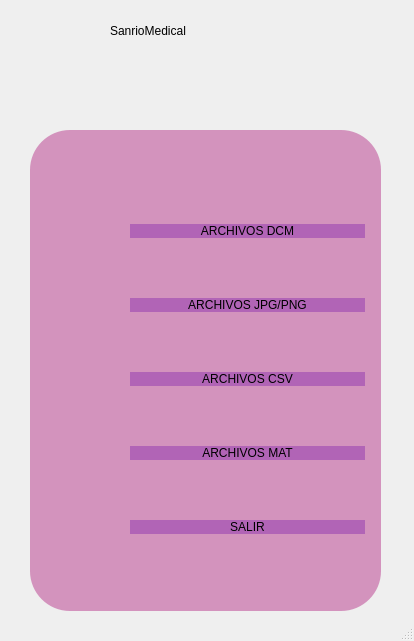
<?xml version="1.0" encoding="UTF-8"?>
<ui version="4.0">
 <class>MainWindow</class>
 <widget class="QMainWindow" name="MainWindow">
  <property name="geometry">
   <rect>
    <x>0</x>
    <y>0</y>
    <width>414</width>
    <height>641</height>
   </rect>
  </property>
  <property name="windowTitle">
   <string>MainWindow</string>
  </property>
  <widget class="QWidget" name="centralwidget">
   <widget class="QWidget" name="widget" native="true">
    <property name="geometry">
     <rect>
      <x>10</x>
      <y>0</y>
      <width>391</width>
      <height>611</height>
     </rect>
    </property>
    <property name="styleSheet">
     <string notr="true">QPushButton#pushButton{
background-color: rgba(0,0,0,100);

border-radius: 15px;

}

QPushButton#pushButton:hover{
background-color: rgba(0,0,0,120);
border-radius: 15px;

}

QPushButton#pushButton:pressed{
background-color: rgba(0,0,0,140);
border-radius: 15px;

}</string>
    </property>
    <widget class="QLabel" name="label">
     <property name="geometry">
      <rect>
       <x>20</x>
       <y>130</y>
       <width>351</width>
       <height>481</height>
      </rect>
     </property>
     <property name="styleSheet">
      <string notr="true">background-color: rgba(210, 145, 188,250);
border-bottom-left-radius: 40px;
border-bottom-right-radius: 40px;
border-top-left-radius: 40px;
border-top-right-radius: 40px;</string>
     </property>
     <property name="text">
      <string/>
     </property>
    </widget>
    <widget class="QLabel" name="label_4">
     <property name="geometry">
      <rect>
       <x>130</x>
       <y>60</y>
       <width>141</width>
       <height>131</height>
      </rect>
     </property>
     <property name="styleSheet">
      <string notr="true">border-image: url(:/icoon/icon/logomed.png);</string>
     </property>
     <property name="text">
      <string/>
     </property>
    </widget>
    <widget class="QWidget" name="verticalLayoutWidget_4">
     <property name="geometry">
      <rect>
       <x>120</x>
       <y>170</y>
       <width>235</width>
       <height>421</height>
      </rect>
     </property>
     <layout class="QVBoxLayout" name="verticalLayout_7">
      <item>
       <widget class="QPushButton" name="DCM">
        <property name="cursor">
         <cursorShape>PointingHandCursor</cursorShape>
        </property>
        <property name="styleSheet">
         <string notr="true">QPushButton#DCM{
background-color: rgb(177, 100, 182);
font: 14pt &quot;Comic Sans MS&quot;;
border-radius: 15px;
}
QPushButton#DCM:hover{
background-color: rgba(177, 100, 182,120);
font: 14pt &quot;Comic Sans MS&quot;;
border-radius: 15px;
}
QPushButton#DCM:pressed{
background-color: rgba(177, 100, 182,140);
font: 14pt &quot;Comic Sans MS&quot;;
border-radius: 15px;
}</string>
        </property>
        <property name="text">
         <string>ARCHIVOS DCM</string>
        </property>
       </widget>
      </item>
      <item>
       <widget class="QPushButton" name="JPG">
        <property name="cursor">
         <cursorShape>PointingHandCursor</cursorShape>
        </property>
        <property name="styleSheet">
         <string notr="true">QPushButton#JPG{
background-color: rgb(177, 100, 182);
font: 14pt &quot;Comic Sans MS&quot;;
border-radius: 15px;
}
QPushButton#JPG:hover{
background-color: rgba(177, 100, 182,120);
font: 14pt &quot;Comic Sans MS&quot;;
border-radius: 15px;
}
QPushButton#JPG:pressed{
background-color: rgba(177, 100, 182,140);
font: 14pt &quot;Comic Sans MS&quot;;
border-radius: 15px;
}</string>
        </property>
        <property name="text">
         <string>ARCHIVOS JPG/PNG</string>
        </property>
       </widget>
      </item>
      <item>
       <widget class="QPushButton" name="CSV">
        <property name="cursor">
         <cursorShape>PointingHandCursor</cursorShape>
        </property>
        <property name="styleSheet">
         <string notr="true">QPushButton#CSV{
background-color: rgb(177, 100, 182);
font: 14pt &quot;Comic Sans MS&quot;;
border-radius: 15px;
}
QPushButton#CSV:hover{
background-color: rgba(177, 100, 182,120);
font: 14pt &quot;Comic Sans MS&quot;;
border-radius: 15px;
}
QPushButton#CSV:pressed{
background-color: rgba(177, 100, 182,140);
font: 14pt &quot;Comic Sans MS&quot;;
border-radius: 15px;
}</string>
        </property>
        <property name="text">
         <string>ARCHIVOS CSV</string>
        </property>
       </widget>
      </item>
      <item>
       <widget class="QPushButton" name="MAT">
        <property name="cursor">
         <cursorShape>PointingHandCursor</cursorShape>
        </property>
        <property name="styleSheet">
         <string notr="true">QPushButton#MAT{
background-color: rgb(177, 100, 182);
font: 14pt &quot;Comic Sans MS&quot;;
border-radius: 15px;
}
QPushButton#MAT:hover{
background-color: rgba(177, 100, 182,120);
font: 14pt &quot;Comic Sans MS&quot;;
border-radius: 15px;
}
QPushButton#MAT:pressed{
background-color: rgba(177, 100, 182,140);
font: 14pt &quot;Comic Sans MS&quot;;
border-radius: 15px;
}</string>
        </property>
        <property name="text">
         <string>ARCHIVOS MAT</string>
        </property>
       </widget>
      </item>
      <item>
       <widget class="QPushButton" name="pushButton">
        <property name="cursor">
         <cursorShape>PointingHandCursor</cursorShape>
        </property>
        <property name="styleSheet">
         <string notr="true">QPushButton#pushButton{
background-color: rgb(177, 100, 182);
font: 14pt &quot;Comic Sans MS&quot;;
border-radius: 15px;
}
QPushButton#pushButton:hover{
background-color: rgba(177, 100, 182,120);
font: 14pt &quot;Comic Sans MS&quot;;
border-radius: 15px;
}
QPushButton#pushButton:pressed{
background-color: rgba(177, 100, 182,140);
font: 14pt &quot;Comic Sans MS&quot;;
border-radius: 15px;
}</string>
        </property>
        <property name="text">
         <string>SALIR</string>
        </property>
       </widget>
      </item>
     </layout>
    </widget>
    <widget class="QWidget" name="verticalLayoutWidget">
     <property name="geometry">
      <rect>
       <x>30</x>
       <y>170</y>
       <width>81</width>
       <height>421</height>
      </rect>
     </property>
     <layout class="QVBoxLayout" name="verticalLayout">
      <item>
       <widget class="QLabel" name="label_3">
        <property name="styleSheet">
         <string notr="true">border-image: url(:/mi/icon/M1.png);</string>
        </property>
        <property name="text">
         <string/>
        </property>
       </widget>
      </item>
      <item>
       <widget class="QLabel" name="label_6">
        <property name="styleSheet">
         <string notr="true">border-image: url(:/mi/icon/c1.png);</string>
        </property>
        <property name="text">
         <string/>
        </property>
       </widget>
      </item>
      <item>
       <widget class="QLabel" name="label_5">
        <property name="styleSheet">
         <string notr="true">border-image: url(:/mi/icon/HK6.png);</string>
        </property>
        <property name="text">
         <string/>
        </property>
       </widget>
      </item>
      <item>
       <widget class="QLabel" name="label_11">
        <property name="styleSheet">
         <string notr="true">border-image: url(:/mi/icon/P1.png);</string>
        </property>
        <property name="text">
         <string/>
        </property>
       </widget>
      </item>
      <item>
       <widget class="QLabel" name="label_2">
        <property name="styleSheet">
         <string notr="true">border-image: url(:/mi/icon/K1.png);</string>
        </property>
        <property name="text">
         <string/>
        </property>
       </widget>
      </item>
     </layout>
    </widget>
    <widget class="QLabel" name="label_12">
     <property name="geometry">
      <rect>
       <x>100</x>
       <y>10</y>
       <width>231</width>
       <height>41</height>
      </rect>
     </property>
     <property name="styleSheet">
      <string notr="true">font: 20pt &quot;Comic Sans MS&quot;;</string>
     </property>
     <property name="text">
      <string>SanrioMedical</string>
     </property>
    </widget>
   </widget>
  </widget>
  <widget class="QStatusBar" name="statusbar"/>
 </widget>
 <resources>
  <include location="res.qrc"/>
  <include location="icon.qrc"/>
  <include location="mi.qrc"/>
 </resources>
 <connections/>
</ui>
